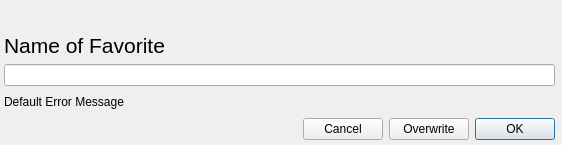
<?xml version="1.0" encoding="UTF-8"?>
<ui version="4.0">
 <class>AddFavoriteDialog</class>
 <widget class="QDialog" name="AddFavoriteDialog">
  <property name="geometry">
   <rect>
    <x>0</x>
    <y>0</y>
    <width>562</width>
    <height>145</height>
   </rect>
  </property>
  <property name="sizePolicy">
   <sizepolicy hsizetype="Preferred" vsizetype="Preferred">
    <horstretch>0</horstretch>
    <verstretch>0</verstretch>
   </sizepolicy>
  </property>
  <property name="minimumSize">
   <size>
    <width>562</width>
    <height>145</height>
   </size>
  </property>
  <property name="maximumSize">
   <size>
    <width>562</width>
    <height>145</height>
   </size>
  </property>
  <property name="windowTitle">
   <string>Add New Favorite</string>
  </property>
  <property name="modal">
   <bool>true</bool>
  </property>
  <widget class="QWidget" name="">
   <property name="geometry">
    <rect>
     <x>4</x>
     <y>5</y>
     <width>551</width>
     <height>135</height>
    </rect>
   </property>
   <layout class="QVBoxLayout" name="verticalLayout">
    <item>
     <spacer name="verticalSpacer">
      <property name="orientation">
       <enum>Qt::Vertical</enum>
      </property>
      <property name="sizeHint" stdset="0">
       <size>
        <width>20</width>
        <height>40</height>
       </size>
      </property>
     </spacer>
    </item>
    <item>
     <widget class="QLabel" name="label">
      <property name="font">
       <font>
        <pointsize>16</pointsize>
       </font>
      </property>
      <property name="text">
       <string>Name of Favorite</string>
      </property>
      <property name="alignment">
       <set>Qt::AlignLeading|Qt::AlignLeft|Qt::AlignVCenter</set>
      </property>
     </widget>
    </item>
    <item>
     <widget class="QLineEdit" name="favoriteName"/>
    </item>
    <item>
     <layout class="QHBoxLayout" name="horizontalLayout_2">
      <item>
       <widget class="QFSDropLabel" name="errorMessageDisplay">
        <property name="text">
         <string>Default Error Message</string>
        </property>
        <property name="openExternalLinks">
         <bool>false</bool>
        </property>
       </widget>
      </item>
      <item>
       <spacer name="horizontalSpacer_2">
        <property name="orientation">
         <enum>Qt::Horizontal</enum>
        </property>
        <property name="sizeHint" stdset="0">
         <size>
          <width>40</width>
          <height>20</height>
         </size>
        </property>
       </spacer>
      </item>
     </layout>
    </item>
    <item>
     <layout class="QHBoxLayout" name="horizontalLayout">
      <item>
       <spacer name="horizontalSpacer">
        <property name="orientation">
         <enum>Qt::Horizontal</enum>
        </property>
        <property name="sizeHint" stdset="0">
         <size>
          <width>173</width>
          <height>20</height>
         </size>
        </property>
       </spacer>
      </item>
      <item>
       <widget class="QPushButton" name="addFavoriteCancelBtn">
        <property name="text">
         <string>Cancel</string>
        </property>
        <property name="autoDefault">
         <bool>false</bool>
        </property>
       </widget>
      </item>
      <item>
       <widget class="QPushButton" name="addFavoriteOverwriteBtn">
        <property name="text">
         <string>Overwrite</string>
        </property>
        <property name="default">
         <bool>false</bool>
        </property>
       </widget>
      </item>
      <item>
       <widget class="QPushButton" name="addFavoriteOKBtn">
        <property name="text">
         <string>OK</string>
        </property>
        <property name="default">
         <bool>true</bool>
        </property>
       </widget>
      </item>
     </layout>
    </item>
   </layout>
  </widget>
 </widget>
 <customwidgets>
  <customwidget>
   <class>QFSDropLabel</class>
   <extends>QLabel</extends>
   <header>QtSupportLib/QFSDropLabel.h</header>
  </customwidget>
 </customwidgets>
 <resources/>
 <connections/>
</ui>
